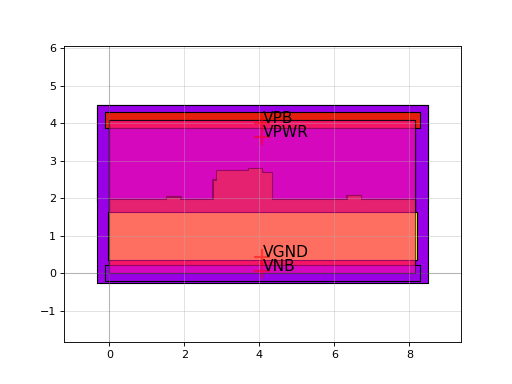

Here is the Python script that generated this plot:
import sky130

c = sky130.components.sky130_fd_sc_hvl__dlxtp_1()
c.plot()
